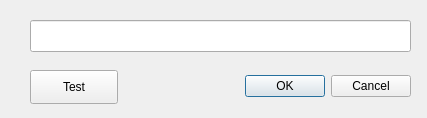
<?xml version="1.0" encoding="UTF-8"?>
<ui version="4.0">
 <class>getNumber</class>
 <widget class="QDialog" name="getNumber">
  <property name="geometry">
   <rect>
    <x>0</x>
    <y>0</y>
    <width>427</width>
    <height>118</height>
   </rect>
  </property>
  <property name="windowTitle">
   <string>Dialog</string>
  </property>
  <widget class="QDialogButtonBox" name="buttonBox">
   <property name="geometry">
    <rect>
     <x>0</x>
     <y>70</y>
     <width>411</width>
     <height>32</height>
    </rect>
   </property>
   <property name="orientation">
    <enum>Qt::Horizontal</enum>
   </property>
   <property name="standardButtons">
    <set>QDialogButtonBox::Cancel|QDialogButtonBox::Ok</set>
   </property>
  </widget>
  <widget class="QLineEdit" name="lineEdit">
   <property name="geometry">
    <rect>
     <x>30</x>
     <y>20</y>
     <width>381</width>
     <height>32</height>
    </rect>
   </property>
  </widget>
  <widget class="QPushButton" name="pushButton">
   <property name="geometry">
    <rect>
     <x>30</x>
     <y>70</y>
     <width>88</width>
     <height>34</height>
    </rect>
   </property>
   <property name="text">
    <string>Test</string>
   </property>
  </widget>
 </widget>
 <resources/>
 <connections>
  <connection>
   <sender>buttonBox</sender>
   <signal>accepted()</signal>
   <receiver>getNumber</receiver>
   <slot>accept()</slot>
   <hints>
    <hint type="sourcelabel">
     <x>248</x>
     <y>254</y>
    </hint>
    <hint type="destinationlabel">
     <x>157</x>
     <y>274</y>
    </hint>
   </hints>
  </connection>
  <connection>
   <sender>buttonBox</sender>
   <signal>rejected()</signal>
   <receiver>getNumber</receiver>
   <slot>reject()</slot>
   <hints>
    <hint type="sourcelabel">
     <x>316</x>
     <y>260</y>
    </hint>
    <hint type="destinationlabel">
     <x>286</x>
     <y>274</y>
    </hint>
   </hints>
  </connection>
 </connections>
</ui>
